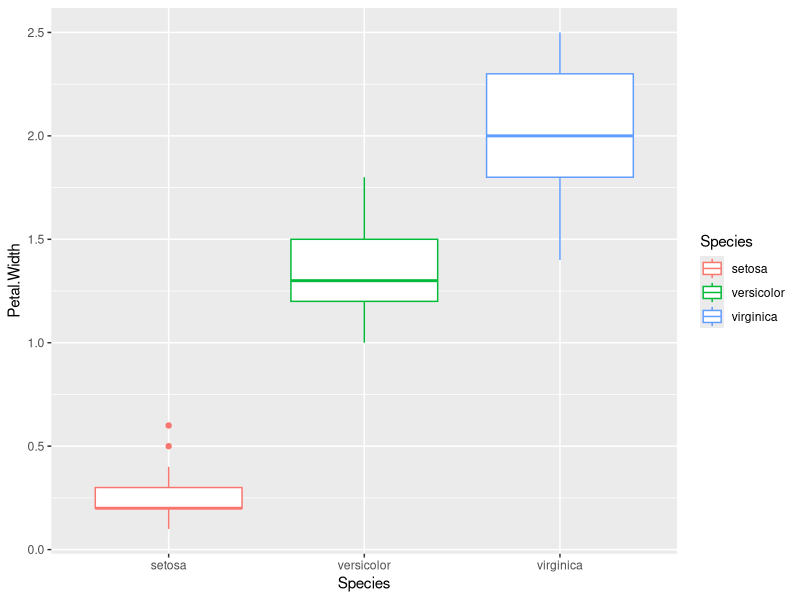
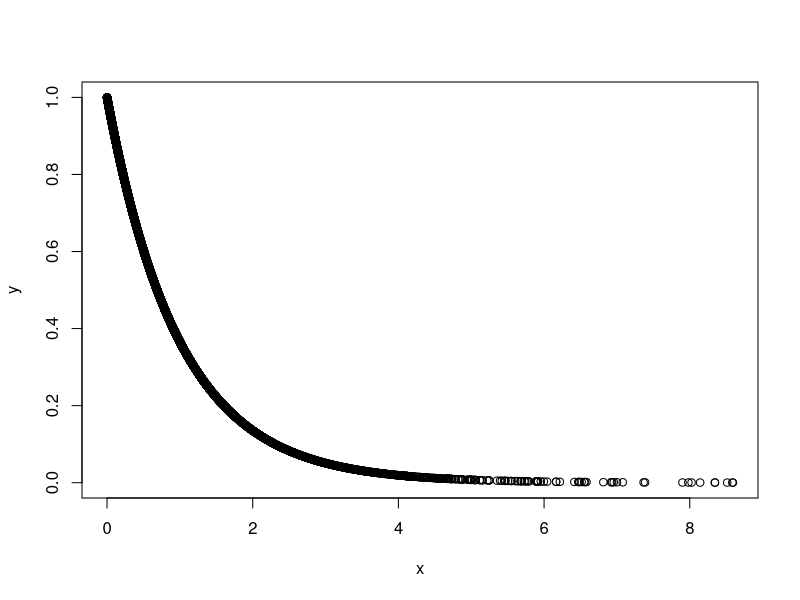
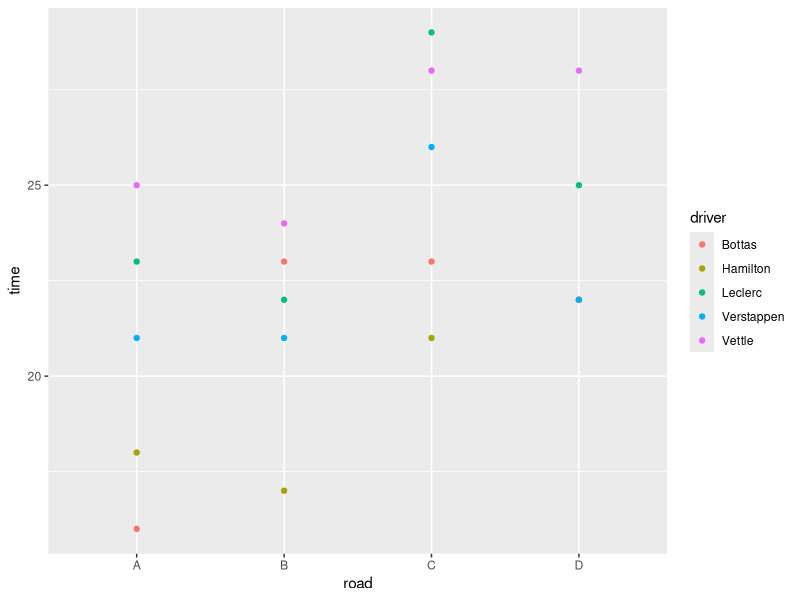
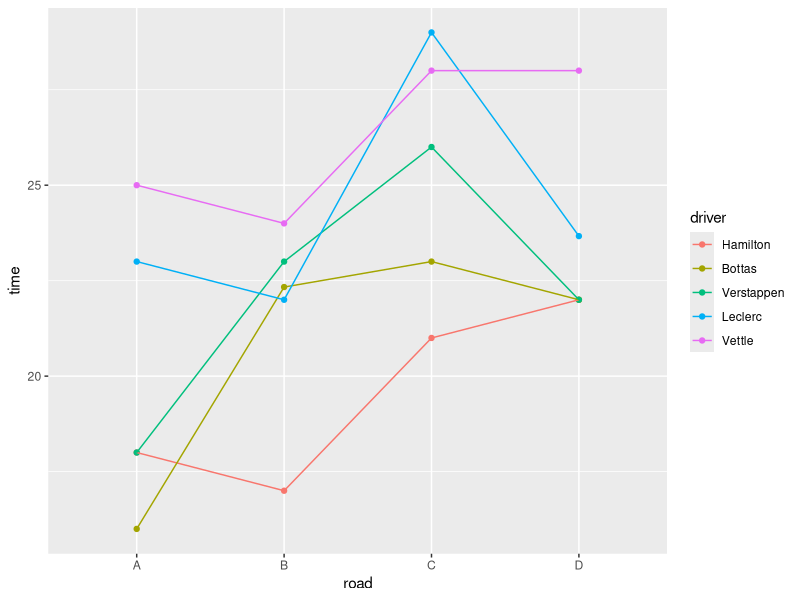

The R script that drew these images, in order:
## ---- chunk 1
knitr::opts_chunk$set(echo = TRUE, comment = "#>", cache = FALSE)
library(tidyverse)
set.seed(100)
## ---- chunk 2
ggplot(iris) +
  geom_boxplot(aes(Species, Petal.Width, color = Species))
## ---- chunk 3
# 法一
iris.lm <- lm(Petal.Width~Species, data = iris)
iris.anova <- anova(iris.lm)
iris.anova
## ---- chunk 4
# 法二
aov.method2 <- aov(Petal.Width~Species, data = iris)
summary(aov.method2)
## ---- chunk 5
3 - 1
## ---- chunk 6
df1 <- iris %>%
  select(Species, Petal.Width) %>%
  group_by(Species) %>%
  summarise(mean = mean(Petal.Width), # 每個類別的平均值
            sqare_error = sum((Petal.Width - mean) ^ 2))
df1

sum((df1$mean - mean(df1$mean)) ^ 2) * 50
# 同理
# var() 樣本變異數
var(df1$mean) * (3 - 1) * 50
# sd() 樣本標準差
sd(df1$mean) ** 2 * (3 - 1) * 50
## ---- chunk 7
# Sum sq / Df
80.413 / 2
## ---- chunk 8
3 * (50 - 1)
## ---- chunk 9
sum(df1$sqare_error)
## ---- chunk 10
# Sum sq / Df
6.157 / 147
## ---- chunk 11
40.207 / 0.042 # 誤差大
(80.413 / 2) / (6.157 / 147) # 誤差小

SSB <- sum((df1$mean - mean(df1$mean)) ^ 2) * 50
SSW <- sum(df1$sqare_error)
(SSB / 2) / (SSW / 147) # 誤差更小
## ---- chunk 12
x <- rf(10000, 2, 147)
y <- df(x, 2, 147)
plot(x, y)
## ---- chunk 13
1 - pf(960.01, df1 = 2, df2 = 147) 
## ---- chunk 14
driver <- c("Hamilton", "Bottas", "Verstappen", "Leclerc", "Vettle")
data <- tibble(driver = driver,
               A = c(18, 16, 21, 23, 25),
               B = c(17, 23, 21, 22, 24),
               C = c(21, 23, 26, 29, 28),
               D = c(22, 22, 22, 25, 28))

data
## ---- chunk 15
data2 <- data %>%
  gather(-driver, key = "road", value = "time")

data2
## ---- chunk 16
table(data2$road, data2$driver)
## ---- chunk 17
ggplot(data2, aes(road, time, color = driver)) +
  geom_point()
## ---- chunk 18
two.way.anova.1 <- lm(time ~ road + driver, data = data2)
twa.1 <- anova(two.way.anova.1)
twa.1$Df
twa.1$`Sum Sq`
twa.1$`Mean Sq`
twa.1$`F value`
twa.1$`Pr(>F)`
## ---- chunk 19
two.way.anova.2 <- aov(time ~ road + driver, data = data2)
summary(two.way.anova.2)
## ---- chunk 20
two.way.anova.3 <- lm(data2$time ~ data2$road + data2$driver)
anova(two.way.anova.3)
## ---- chunk 21
#交互作用
driver <- c("Hamilton", "Bottas", "Verstappen", "Leclerc", "Vettle")
data.int <- tibble(driver = factor(rep(driver, each = 3), level = driver),
                   A = c(18, 15, 21, 16, 19, 13, 21, 19, 14, 23, 21, 25, 25, 24, 26),
                   B = c(17, 14, 20, 23, 19, 25, 21, 23, 25, 22, 24, 20, 24, 25, 23),
                   C = c(21, 20, 22, 23, 24, 22, 26, 24, 28, 29, 30, 28, 28, 29, 27),
                   D = c(22, 19, 25, 22, 20, 24, 22, 24, 20, 25, 20, 26, 28, 30, 26))

data.int

data2.int <- data.int %>%
  gather(-driver, key = "road", value = "time")

data2.int
## ---- chunk 22
# 路線平均
mfr <- data2.int %>%
  group_by(road) %>%
  summarise(means_for_route = mean(time))

mfr

# 駕駛平均
mfd <- data2.int %>%
  group_by(driver) %>%
  summarise(means_for_driver = mean(time))

mfd

# 總平均
mean(data2.int$time)
## ---- chunk 23
table(data2.int$road, data2.int$driver)
## ---- chunk 24
# 畫圖
data2.int %>%
  group_by(driver, road) %>%
  summarise(time = mean(time)) %>%
  ggplot(aes(road, time, color = driver)) +
  geom_point() +
  geom_line(aes(group = driver))
## ---- chunk 25
# two-way ANOVA, consider interaction
two.way.anova.interaction <- 
  aov(time ~ road * driver, data = data2.int)
twa.int <- summary(two.way.anova.interaction)
twa.int
## ---- chunk 26
# 路線 A
data2.int %>%
  filter(road == "A") %>%
  aov(time ~ driver, data = .) %>%
  summary()

# 路線 B
data2.int %>%
  filter(road == "B") %>%
  aov(time ~ driver, data = .) %>%
  summary()

# 同理，自行練習路線 C 和 D
## ---- chunk 27
# 駕駛 Hamilton
data2.int %>%
  filter(driver == "Hamilton") %>%
  aov(time ~ road, data = .) %>%
  summary()

# 同理，自行練習其他駕駛
